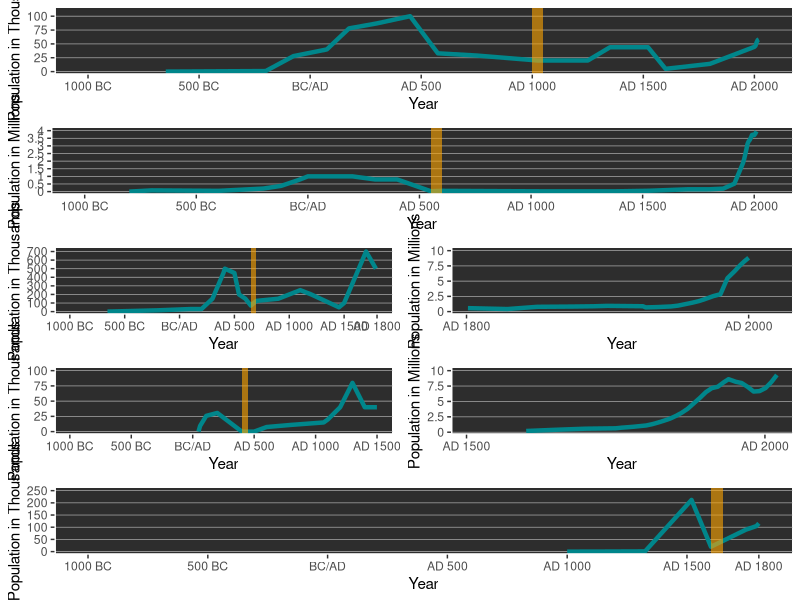
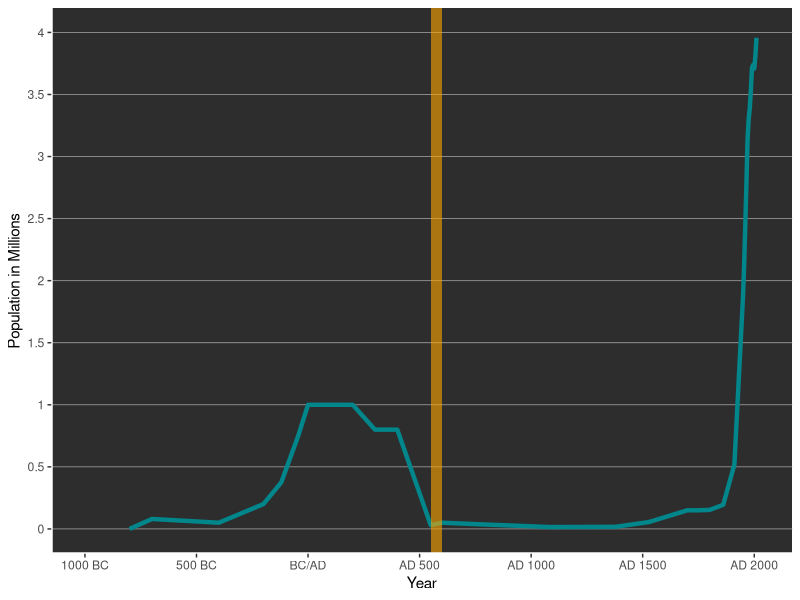
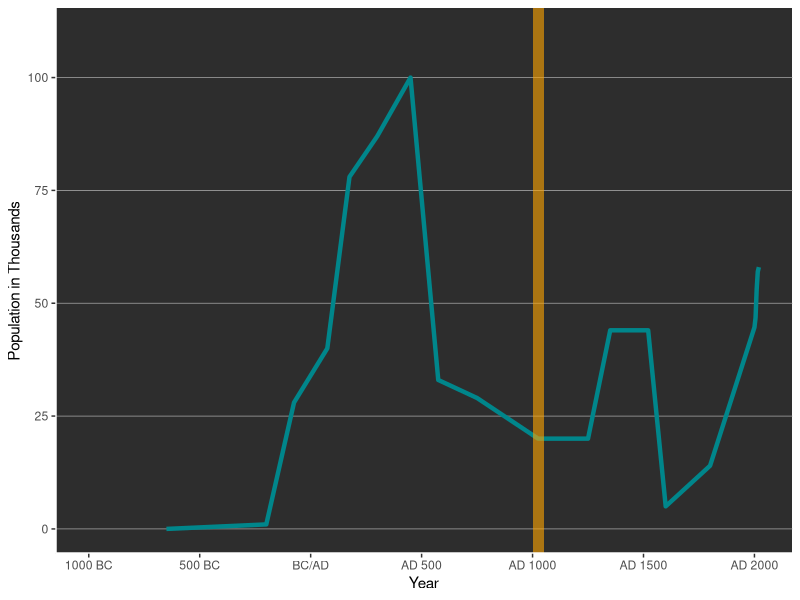
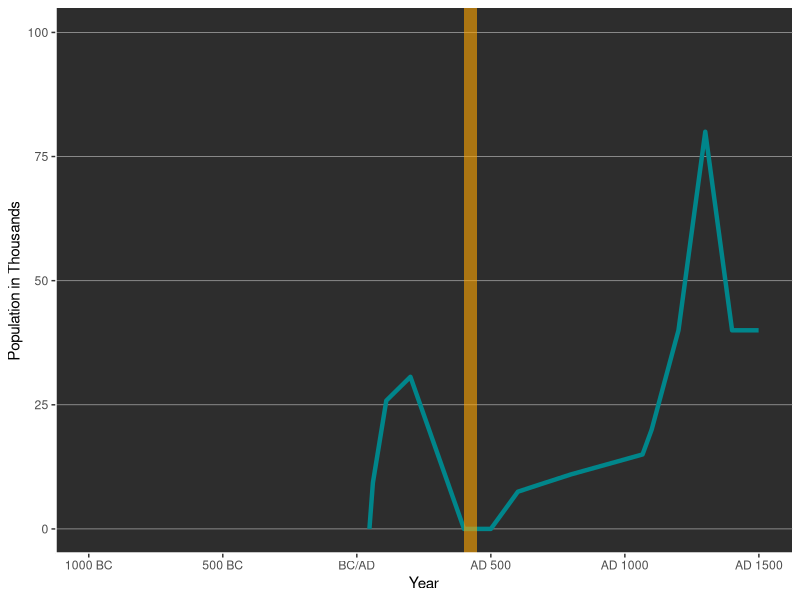
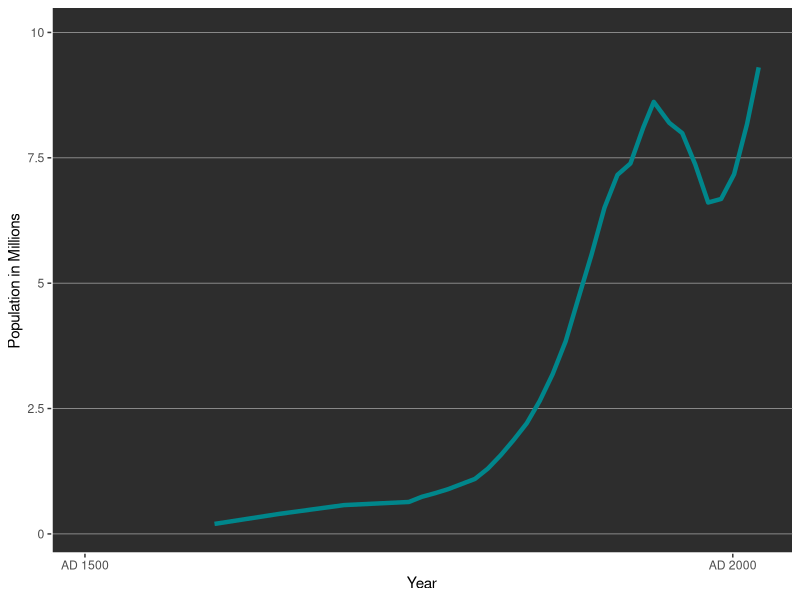
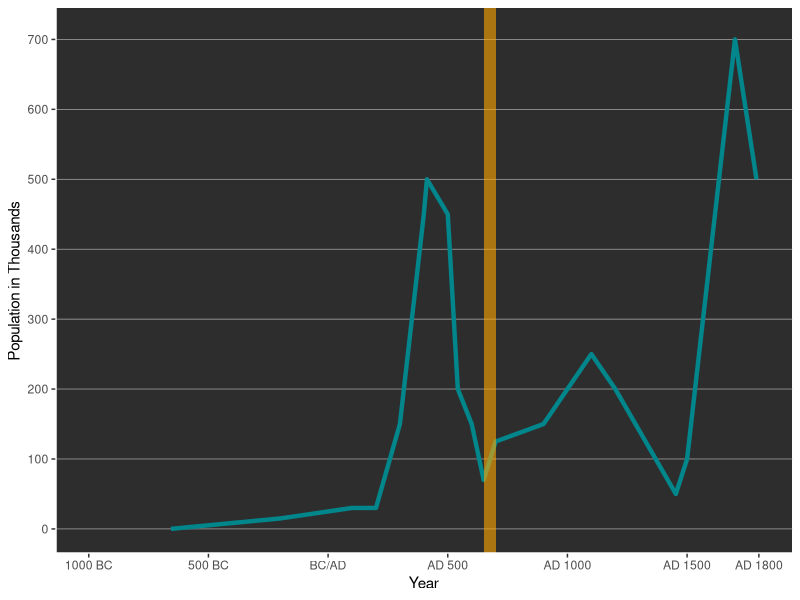
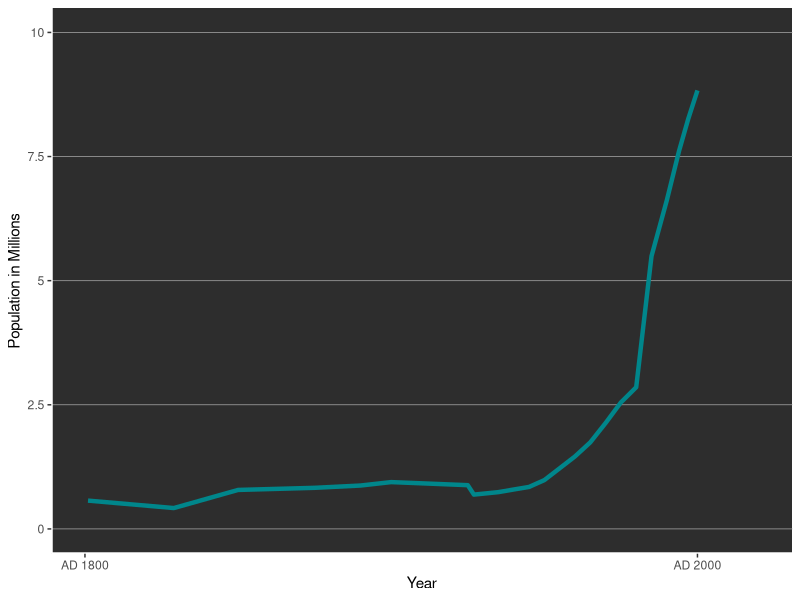
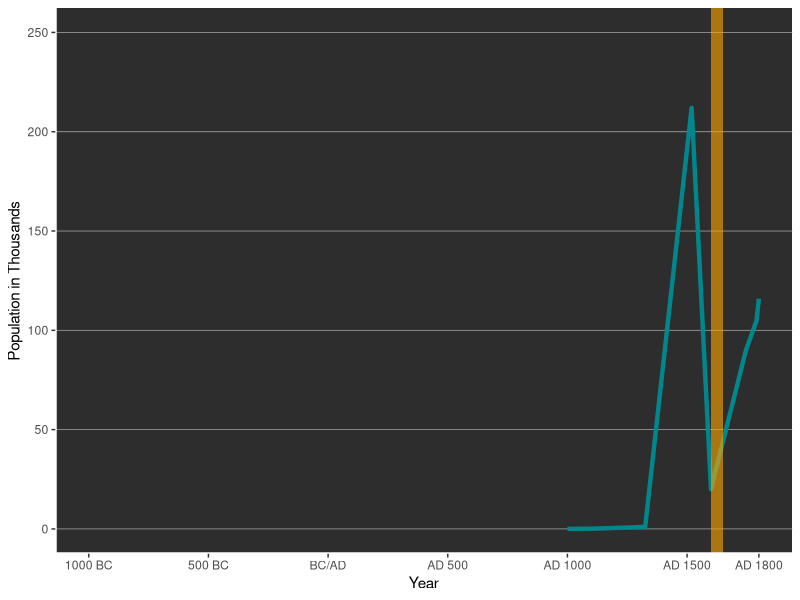

These figures' R source, in order:
library(ggplot2)
library(ggpubr)

dat.rome <- read.csv('Rome.csv',header=T)
dat.london <- read.csv('London.csv',header=T)
dat.london1 <- dat.london[1:17,]
dat.london2 <- dat.london[18:nrow(dat.london),]
dat.teo <- read.csv('Teo.csv',header=T)
dat.byz <- read.csv('Byzantium.csv',header=T)
dat.byz1 <- dat.byz[1:20,]
dat.byz2 <- dat.byz[21:nrow(dat.byz),]
dat.mex <- read.csv('MexicoCity.csv',header=T)

rome <- ggplot(dat.rome) + 
  geom_line(aes(x = Year, y = Population), size = 1.5, color='turquoise4') +
  theme(panel.grid.major.y = element_line('darkgray', size=0.25), panel.grid.minor.y=element_blank(), panel.grid.major.x=element_blank(), panel.grid.minor.x=element_blank(), 
        panel.background = element_rect(fill = "#2D2D2D"), axis.line = element_line(color='white', size = 1, linetype = "solid")) +
  scale_x_continuous(name="Year", limits=c(-1000, 2020), breaks=c(-1000,-500,0,500,1000,1500,2000),labels=c("1000 BC", "500 BC", "BC/AD","AD 500", "AD 1000","AD 1500","AD 2000")) +
  scale_y_continuous(name="Population in Millions", limits=c(0, 4000000), breaks=c(0,500000,1000000,1500000,2000000,2500000,3000000,3500000,4000000), labels=c(0,0.5,1,1.5,2,2.5,3,3.5,4)) +
  annotate("rect", xmin = 550, xmax = 600, ymin = -Inf, ymax = Inf, fill = "orange1", alpha = 0.6) 
  
byzantium <- ggplot(dat.byz1) + 
  geom_line(aes(x = Year, y = Population), size = 1.5, color='turquoise4') +
  theme(panel.grid.major.y = element_line('darkgray', size=0.25), panel.grid.minor.y=element_blank(), panel.grid.major.x=element_blank(), panel.grid.minor.x=element_blank(), 
        panel.background = element_rect(fill = "#2D2D2D"), axis.line = element_line(color='white', size = 1, linetype = "solid")) +
  scale_x_continuous(name="Year", limits=c(-1000, 1800), breaks=c(-1000,-500,0,500,1000,1500,1800),labels=c("1000 BC", "500 BC", "BC/AD","AD 500", "AD 1000","AD 1500","AD 1800")) +
  scale_y_continuous(name="Population in Thousands", limits=c(0, 710000), breaks=c(0,100000,200000,300000,400000,500000,600000,700000), labels=c(0,100,200,300,400,500,600,700)) +
  annotate("rect", xmin = 650, xmax = 700, ymin = -Inf, ymax = Inf, fill = "orange1", alpha = 0.6) 

byzantium2 <- ggplot(dat.byz2) + 
  geom_line(aes(x = Year, y = Population), size = 1.5, color='turquoise4') +
  theme(panel.grid.major.y = element_line('darkgray', size=0.25), panel.grid.minor.y=element_blank(), panel.grid.major.x=element_blank(), panel.grid.minor.x=element_blank(), 
        panel.background = element_rect(fill = "#2D2D2D"), axis.line = element_line(color='white', size = 1, linetype = "solid")) +
  scale_x_continuous(name="Year", limits=c(1800, 2020), breaks=c(1800,2000),labels=c("AD 1800","AD 2000")) +
  scale_y_continuous(name="Population in Millions", limits=c(0, 10000000), breaks=c(0,2500000,5000000,7500000,10000000), labels=c(0,2.5,5,7.5,10)) 

london <- ggplot(dat.london1) + 
  geom_line(aes(x = Year, y = Population), size = 1.5, color='turquoise4') +
  theme(panel.grid.major.y = element_line('darkgray', size=0.25), panel.grid.minor.y=element_blank(), panel.grid.major.x=element_blank(), panel.grid.minor.x=element_blank(), 
        panel.background = element_rect(fill = "#2D2D2D"), axis.line = element_line(color='white', size = 1, linetype = "solid")) +
  scale_x_continuous(name="Year", limits=c(-1000, 1500), breaks=c(-1000,-500,0,500,1000,1500),labels=c("1000 BC", "500 BC", "BC/AD","AD 500", "AD 1000","AD 1500")) +
  scale_y_continuous(name="Population in Thousands", limits=c(0,100000), breaks=c(0,25000,50000,75000,100000), labels=c(0,25,50,75,100)) +
  annotate("rect", xmin = 400, xmax = 450, ymin = -Inf, ymax = Inf, fill = "orange1", alpha = 0.6) 

london2 <- ggplot(dat.london2) + 
  geom_line(aes(x = Year, y = Population), size = 1.5, color='turquoise4') +
  theme(panel.grid.major.y = element_line('darkgray', size=0.25), panel.grid.minor.y=element_blank(), panel.grid.major.x=element_blank(), panel.grid.minor.x=element_blank(), 
        panel.background = element_rect(fill = "#2D2D2D"), axis.line = element_line(color='white', size = 1, linetype = "solid")) +
  scale_x_continuous(name="Year", limits=c(1500, 2020), breaks=c(1500,2000),labels=c("AD 1500","AD 2000")) +
  scale_y_continuous(name="Population in Millions", limits=c(100000,10000000), breaks=c(0,2500000,5000000,7500000,10000000), labels=c(0,2.5,5,7.5,10)) 

teo <- ggplot(dat.teo) +
  geom_line(aes(x = Year, y = Population), size = 1.5, color='turquoise4') +
  theme(panel.grid.major.y = element_line('darkgray', size=0.25), panel.grid.minor.y=element_blank(), panel.grid.major.x=element_blank(), panel.grid.minor.x=element_blank(), 
        panel.background = element_rect(fill = "#2D2D2D"), axis.line = element_line(color='white', size = 1, linetype = "solid")) +
  scale_x_continuous(name="Year", limits=c(-1000, 2020), breaks=c(-1000,-500,0,500,1000,1500,2000),labels=c("1000 BC", "500 BC", "BC/AD","AD 500", "AD 1000","AD 1500","AD 2000")) +
  scale_y_continuous(name="Population in Thousands", limits=c(0,110000), breaks=c(0,25000,50000,75000,100000), labels=c(0,25,50,75,100)) +
  annotate("rect", xmin = 1000, xmax = 1050, ymin = -Inf, ymax = Inf, fill = "orange1", alpha = 0.6) 
 
mex <- ggplot(dat.mex) +
  geom_line(aes(x = Year, y = Population), size = 1.5, color='turquoise4') +
  theme(panel.grid.major.y = element_line('darkgray', size=0.25), panel.grid.minor.y=element_blank(), panel.grid.major.x=element_blank(), panel.grid.minor.x=element_blank(), 
        panel.background = element_rect(fill = "#2D2D2D"), axis.line = element_line(color='white', size = 1, linetype = "solid")) +
  scale_x_continuous(name="Year", limits=c(-1000, 1800), breaks=c(-1000,-500,0,500,1000,1500,1800),labels=c("1000 BC", "500 BC", "BC/AD","AD 500", "AD 1000","AD 1500","AD 1800")) +
  scale_y_continuous(name="Population in Thousands", limits=c(0,250000), breaks=c(0,50000,100000,150000,200000,250000), labels=c(0,50,100,150,200,250)) +
  annotate("rect", xmin = 1600, xmax = 1650, ymin = -Inf, ymax = Inf, fill = "orange1", alpha = 0.6) 

mex2 <- ggplot(dat.mex) +
  geom_line(aes(x = Year, y = Population), size = 1.5, color='turquoise4') +
  theme(panel.grid.major.y = element_line('darkgray', size=0.25), panel.grid.minor.y=element_blank(), panel.grid.major.x=element_blank(), panel.grid.minor.x=element_blank(), 
        panel.background = element_rect(fill = "#2D2D2D"), axis.line = element_line(color='white', size = 1, linetype = "solid")) +
  scale_x_continuous(name="Year", limits=c(1800, 2021), breaks=c(1800,2000),labels=c("AD 1800","AD 2000")) +
  scale_y_continuous(name="Population in Millions", limits=c(0,25000000), breaks=c(0,5000000,10000000,15000000,20000000,25000000), labels=c(0,5,10,15,20,25))

ggsave(filename="Rome.png", plot = rome, width = 300, height = 90, units = c("mm"), dpi = 300)
ggsave(filename="Teo.png", plot = teo, width = 300, height = 90, units = c("mm"), dpi = 300)
ggsave(filename="London1.png", plot = london, width = 220, height = 90, units = c("mm"), dpi = 300)
ggsave(filename="London2.png", plot = london2, width = 80, height = 90, units = c("mm"), dpi = 300)
ggsave(filename="Byzantium1.png", plot = byzantium, width = 240, height = 90, units = c("mm"), dpi = 300)
ggsave(filename="Byzantium2.png", plot = byzantium2, width = 60, height = 90, units = c("mm"), dpi = 300)
ggsave(filename="Mex1.png", plot = mex, width = 240, height = 90, units = c("mm"), dpi = 300)
ggsave(filename="Mex2.png", plot = mex2, width = 60, height = 90, units = c("mm"), dpi = 300)


ggarrange(teo, rome, ggarrange(byzantium,byzantium2,ncol=2,nrow=1), ggarrange(london,london2,ncol=2,nrow=1), mex, ncol = 1, nrow = 5)

